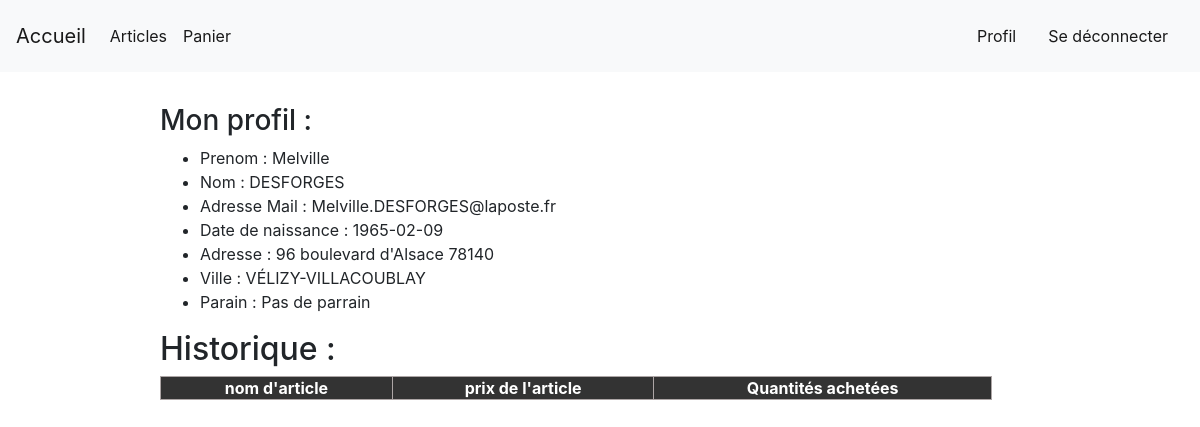
The app's page /php/profil.php (signed in) with its own data.
### tables this page shows
CREATE TABLE clients(
    id int UNSIGNED NOT NULL AUTO_INCREMENT,
    prenom varchar(128),
    nom varchar(128),
    email varchar(128),
    date_naissance date,
    adresse varchar(128),
    ville_id int UNSIGNED,
    parrain_id int UNSIGNED NULL DEFAULT NULL,
    mot_de_passe varchar(128),
    administrateur boolean,
    Primary Key(id),
    Foreign Key(ville_id) REFERENCES villes(id)
);

CREATE TABLE villes(
    id int UNSIGNED NOT NULL AUTO_INCREMENT,
    code_postal varchar(128),
    nom varchar(128),
    Primary Key(id)
);

### php/fonctions.php (called while the page is built, shortened)
<?php
function infos_util($conn){
    $stmt = $conn->prepare("SELECT * FROM clients WHERE id=?");
    $stmt->execute([$_SESSION['id']]);
    return $stmt->fetch();
}
function chercher_ville($conn){
    $id_ville = infos_util($conn)['ville_id'];
    $stmt = $conn->prepare("SELECT * FROM villes WHERE id=?");
    $stmt->execute([$id_ville]);
    return $stmt->fetch();
}
function chercher_parrain($conn){
    $id_parrain = infos_util($conn)['parrain_id'];
    $stmt = $conn->prepare("SELECT * FROM clients WHERE id=?");
    $stmt->execute([$id_parrain]);
    $retour = $stmt->fetch();
    if ($retour == 1 OR $retour == NULL){
        return "Pas de parrain";
    }
    else {
        $prenom = $retour['prenom'];
        $nom = $retour['nom'];
        return $nom." ".$prenom;
    }
}

### php/profil.php (the view, shortened to what this page needs)
<?php require_once('header.php'); ?>
<body>
    <?php if (!isset($_SESSION['id'])){?>
        <div class='presentation'><h2> Veuillez vous connecter pour accéder au panier</h2></div>
    <?php } else {?>
        <div class='presentation'>
            <h3> Mon profil : <?php if ($_SESSION['droits']==1) {echo "Administrateur";} ?> </h3>
        <ul>
            <?php
            echo "<li> Prenom : " .infos_util($conn)['prenom']."</li>";
            echo "<li> Nom : " .infos_util($conn)['nom']."</li>" ;
            echo "<li> Adresse Mail : " .infos_util($conn)['email']."</li>" ;
            echo "<li> Date de naissance : " .infos_util($conn)['date_naissance']."</li>" ;
            echo "<li> Adresse : ".infos_util($conn)['adresse']." ".chercher_ville($conn)['code_postal']."</li>";
            echo "<li> Ville : " .chercher_ville($conn)['nom']."</li>";
            echo "<li> Parain : ".chercher_parrain($conn)."</li>";
            ?>
        </ul>
    <?php
    echo "<h2> Historique :</h2>
    <table>
        <thead>
            <tr>
                <th><center>nom d'article</center></th>
                <th><center> prix de l'article</center></th>
                <th><center>Quantités achetées</center></th>
            </tr>
        </thead>
        <tbody>";
} ?>

### css/css.css (style rules this page uses)
.presentation { margin-top: 2em; margin-left: 10em; }
table { width: 80%; }
table, td { border: 1px solid rgb(173, 166, 166); }
th { border: 1px solid rgb(173, 166, 166); }
thead, tfoot { background-color: #333; color: #fff; }

### records on screen
clients: prenom "Melville", nom "DESFORGES", email "Melville.DESFORGES@laposte.fr", date_naissance "1965-02-09", adresse "96 boulevard d'Alsace", ville.code_postal "78140", ville.nom "VÉLIZY-VILLACOUBLAY"

### other values on screen
chercher_parrain($conn) "Pas de parrain"
